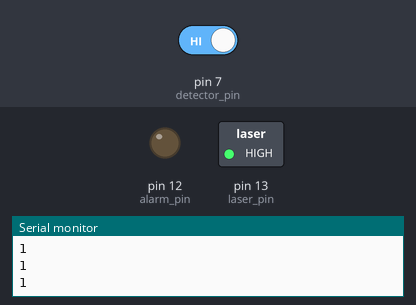
Simulated run of this sketch. Board: Arduino Uno, built with avr-gcc and run on an emulated ATmega328P. On the bench: switched loads named in the sketch (green lamp = pin HIGH), output pins drawn as LEDs (lit = HIGH), the last lines printed to the serial monitor. The inputs (shaded band) are chosen by the test bench; at power-on: pin 7 (detector_pin) HIGH.

Above: at 1.8 s.
1.9 s: pin 7 (detector_pin) driven LOW
At 2.5 s:
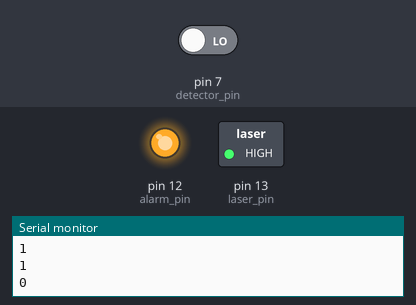
Timing chart, 0 to 4.9 s (numbered marks = the images above; inputs shaded):
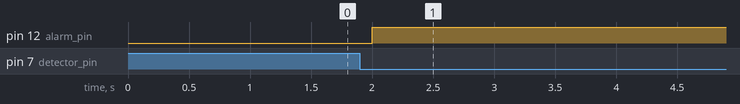

The sketch:

code1.ino
```cpp
const int alarm_pin = 12;

const int laser_pin = 13;

const int detector_pin = 7;

void setup() {

  // put your setup code here, to run once:

    pinMode( detector_pin , INPUT);

    pinMode( laser_pin , OUTPUT);

    pinMode( alarm_pin , OUTPUT);

    digitalWrite( laser_pin , HIGH);


    Serial.begin(9600);

}


void loop() {

  // put your main code here, to run repeatedly:

    int val = digitalRead(detector_pin);

    if( val == 0 ){

        digitalWrite(alarm_pin,HIGH);

    }

    Serial.println( val);

    delay(500);

}
```

Measured:
- after the input at 1.9 s, pin 12 (alarm_pin): LOW → HIGH after 0.10 s
